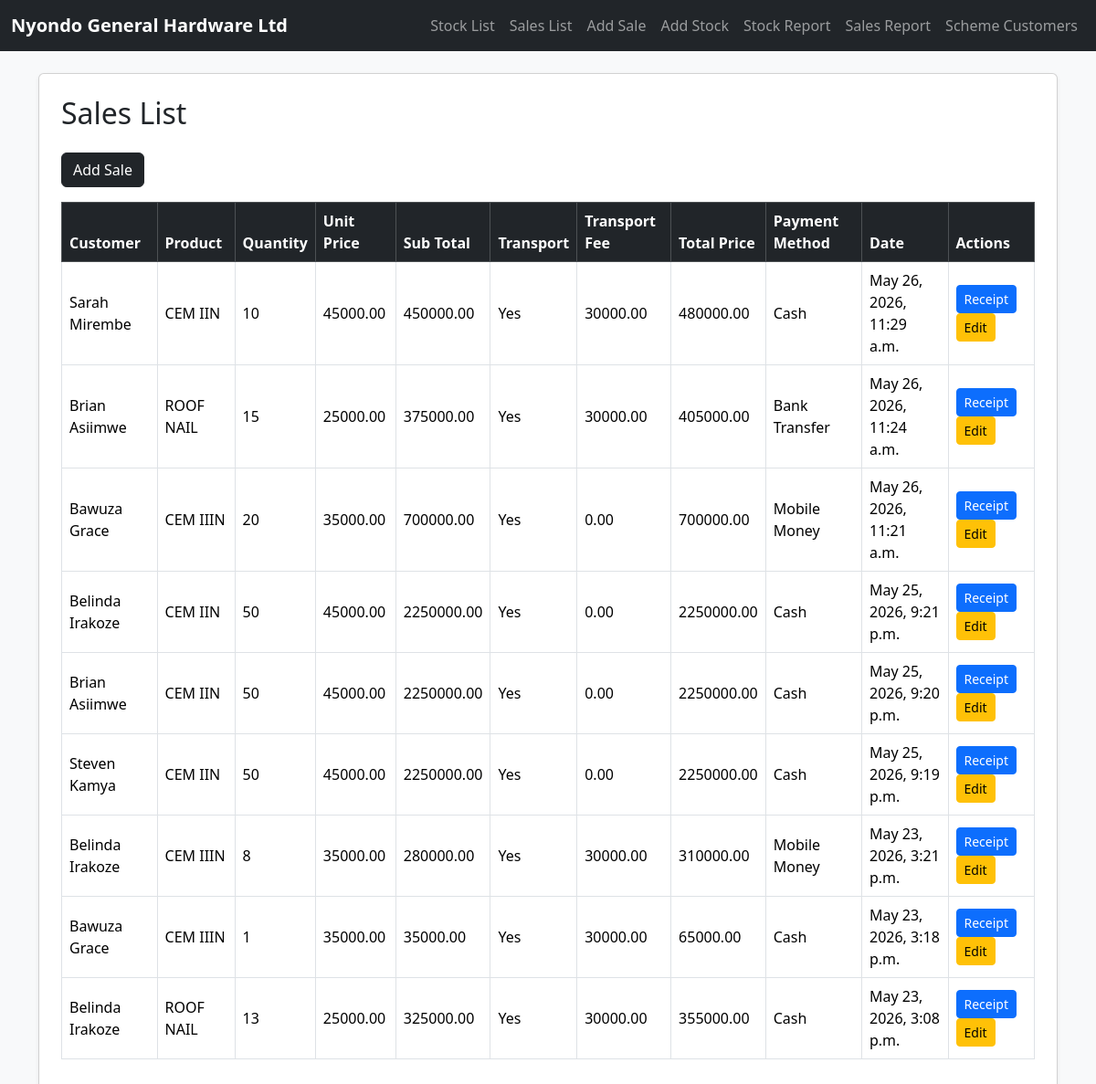
The page /nyondo/ on the database as committed earlier.
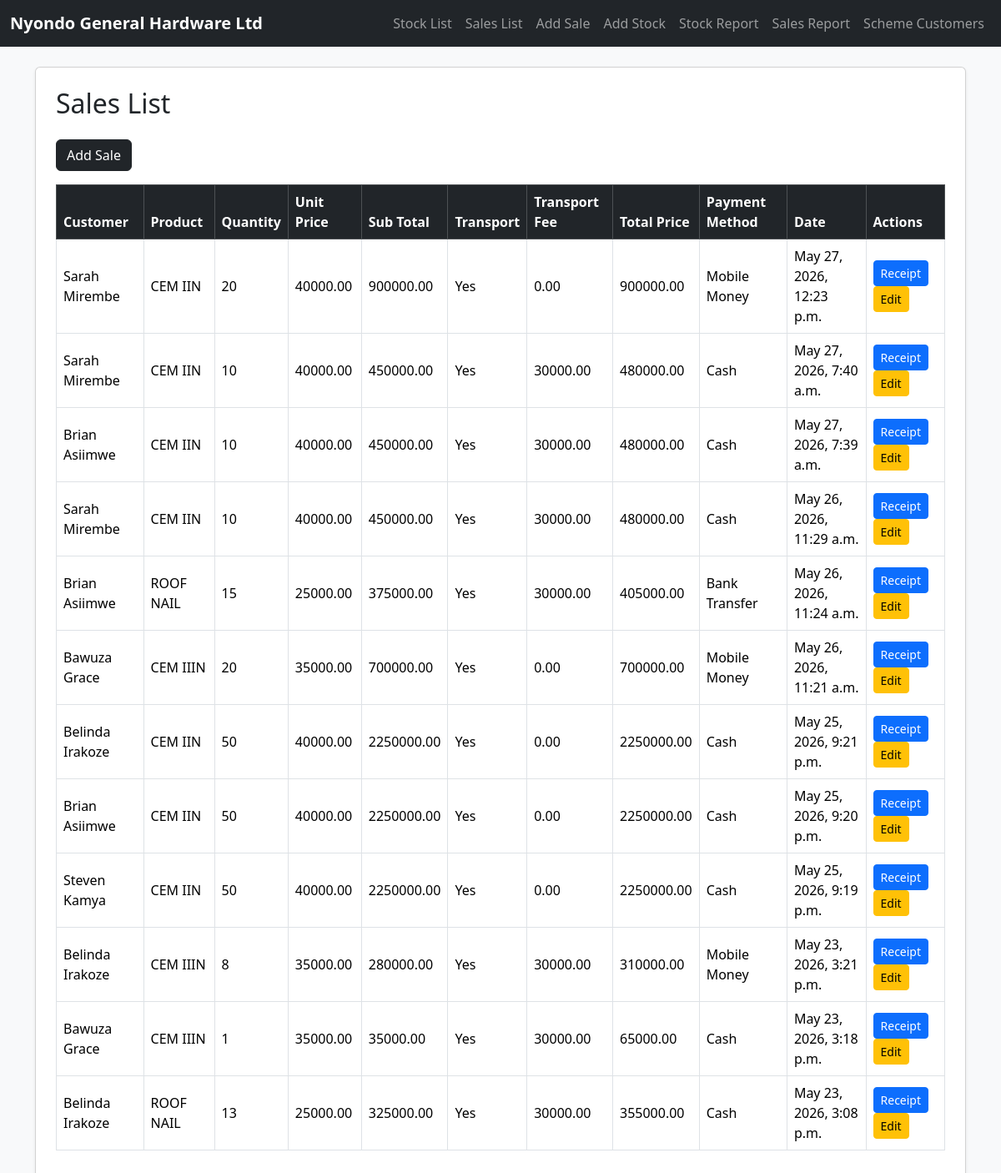
The same page on the database as committed later.
### nyondo/models.py (models this page shows, shortened)
class Sale(models.Model):
    customer_name = models.CharField(max_length=100)
    product = models.ForeignKey(Stock, on_delete=models.CASCADE, default=None)
    quantity = models.PositiveIntegerField()
    sub_total = models.DecimalField(max_digits=10, decimal_places=2, default=0)
    date = models.DateTimeField(default=timezone.now)
    payment_method = models.CharField(max_length=50)
    distance_km = models.DecimalField(max_digits=10, decimal_places=2, default=0)
    transport_required = models.BooleanField(default=False)
    transport_fee = models.DecimalField(max_digits=10, decimal_places=2, default=0)
    total_price = models.DecimalField(max_digits=10, decimal_places=2, default=0)

class Stock(models.Model):
    PAYMENT_STATUS_CHOICES = [('Paid', 'Paid'), ('Not Paid', 'Not Paid')]
    PAYMENT_TYPE_CHOICES = [('Cash', 'Cash'), ('Mobile Money', 'Mobile Money'), ('Bank Transfer', 'Bank Transfer'), ('Credit', 'Credit')]
    supplier = models.CharField(max_length=100)
    category = models.CharField(max_length=100)
    product_name = models.CharField(max_length=100)
    quantity_delivered = models.PositiveIntegerField(default=0)
    unit_cost = models.DecimalField(max_digits=10, decimal_places=2)
    total_value_goods = models.DecimalField(max_digits=12, decimal_places=2, default=0)
    unit_price = models.DecimalField(max_digits=10, decimal_places=2)
    supplier_payment_status = models.CharField(max_length=20, choices=PAYMENT_STATUS_CHOICES, default='Not Paid')
    payment_type = models.CharField(max_length=50, choices=PAYMENT_TYPE_CHOICES, blank=True, null=True)
    date_added = models.DateTimeField(default=timezone.now)

### nyondo/views.py (the view)
# urls.py: path('', views.sales_list, name='sales_list'),
def sales_list(request):
    sales = Sale.objects.all().order_by('-date')
    return render(request, 'sales_list.html', {'sales': sales})

### nyondo/templates/sales_list.html
{% extends 'base.html' %}{% block content %}
<div class="card shadow-sm p-4">
  <h2 class="mb-4">Sales List</h2>
  <div class="d-flex justify-content-between mb-3">
    <a href="{% url 'add_sale' %}" class="btn btn-dark">Add Sale</a>
  </div>
  <div class="table-responsive">
    <table class="table table-bordered table-hover align-middle">
      <thead class="table-dark">
        <tr>
          <th>Customer</th>
          <th>Product</th>
          <th>Quantity</th>
          <th>Unit Price</th>
          <th>Sub Total</th>
          <th>Transport</th>
          <th>Transport Fee</th>
          <th>Total Price</th>
          <th>Payment Method</th>
          <th>Date</th>
          <th>Actions</th>
        </tr>
      </thead>
      <tbody>
        {% for sale in sales %}
        <tr>
          <td>{{ sale.customer_name }}</td>
          <td>{{ sale.product.product_name }}</td>
          <td>{{ sale.quantity }}</td>
          <td>{{ sale.product.unit_price }}</td>
          <td>{{ sale.sub_total }}</td>
          <td>{% if sale.transport_required %}Yes{% else %}No{% endif %}</td>
          <td>{{ sale.transport_fee }}</td>
          <td>{{ sale.total_price }}</td>
          <td>{{ sale.payment_method }}</td>
          <td>{{ sale.date }}</td>
          <td>
            <a
              href="{% url 'sales_receipt' sale.id %}"
              class="btn btn-sm btn-primary"
              >Receipt</a
            ><a
              href="{% url 'edit_sale' sale.id %}"
              class="btn btn-sm btn-warning"
              >Edit</a>
          </td>
        </tr>
        {% empty %}
        <tr>
          <td colspan="11" class="text-center">No sales recorded yet.</td>
        </tr>
        {% endfor %}
      </tbody>
    </table>
  </div>
</div>
{% endblock %}

### templates/base.html (shortened to what this page needs)
{% load static %}
<!DOCTYPE html>
<html lang="en">
<head>
  <link
    href="https://cdn.jsdelivr.net/npm/bootstrap@5.3.3/dist/css/bootstrap.min.css"
    rel="stylesheet"
  >
</head>
<body class="bg-light">
  {% include 'nav.html' %}
  <div class="container mt-4">
    {% block content %}
    {% endblock %}
  </div>
</body>
</html>

### templates/nav.html (shortened to what this page needs)
<nav class="navbar navbar-expand-lg navbar-dark bg-dark">
  <div class="container-fluid">
    <a class="navbar-brand fw-bold" href="#">
      Nyondo General Hardware Ltd
    </a>
    <div
      class="collapse navbar-collapse"
      id="navbarNav"
    >
      <ul class="navbar-nav ms-auto">
        <li class="nav-item">
          <a
            class="nav-link"
            href="{% url 'stock_list' %}"
          >
            Stock List
          </a>
        </li>
        <li class="nav-item">
          <a
            class="nav-link"
            href="{% url 'sales_list' %}"
          >
            Sales List
          </a>
        </li>
        <li class="nav-item">
          <a
            class="nav-link"
            href="{% url 'add_sale' %}"
          >
            Add Sale
          </a>
        </li>
        <li class="nav-item">
          <a
            class="nav-link"
            href="{% url 'add_stock' %}"
          >
            Add Stock
          </a>
        </li>
        <li class="nav-item">
          <a
            class="nav-link"
            href="{% url 'stock_report' %}"
          >
            Stock Report
          </a>
        </li>
        <li class="nav-item">
          <a
            class="nav-link"
            href="{% url 'sales_report' %}"
          >
            Sales Report
          </a>
        </li>
         <li class="nav-item">
          <a
            class="nav-link"
            href="{% url 'scheme_customer_list' %}"
          >
            Scheme Customers
          </a>
      </ul>
    </div>
  </div>
</nav>

Rows that differ between the two databases and show on the page:
added Sale: customer_name "Sarah Mirembe", product.product_name "CEM IIN", quantity "20", product.unit_price "40000.00", sub_total "900000.00", transport_required "Yes", transport_fee "0.00", total_price "900000.00", payment_method "Mobile Money", date "May 27, 2026, 12:23 p.m."
added Sale: customer_name "Sarah Mirembe", product.product_name "CEM IIN", quantity "10", product.unit_price "40000.00", sub_total "450000.00", transport_required "Yes", transport_fee "30000.00", total_price "480000.00", payment_method "Cash", date "May 27, 2026, 7:40 a.m."
added Sale: customer_name "Brian Asiimwe", product.product_name "CEM IIN", quantity "10", product.unit_price "40000.00", sub_total "450000.00", transport_required "Yes", transport_fee "30000.00", total_price "480000.00", payment_method "Cash", date "May 27, 2026, 7:39 a.m."
changed through a linked row, Sale "May 26, 2026, 11:29 a.m.": product.unit_price "45000.00" → "40000.00"
changed through a linked row, Sale "May 25, 2026, 9:21 p.m.": product.unit_price "45000.00" → "40000.00"
changed through a linked row, Sale "May 25, 2026, 9:20 p.m.": product.unit_price "45000.00" → "40000.00"
changed through a linked row, Sale "Steven Kamya": product.unit_price "45000.00" → "40000.00"
